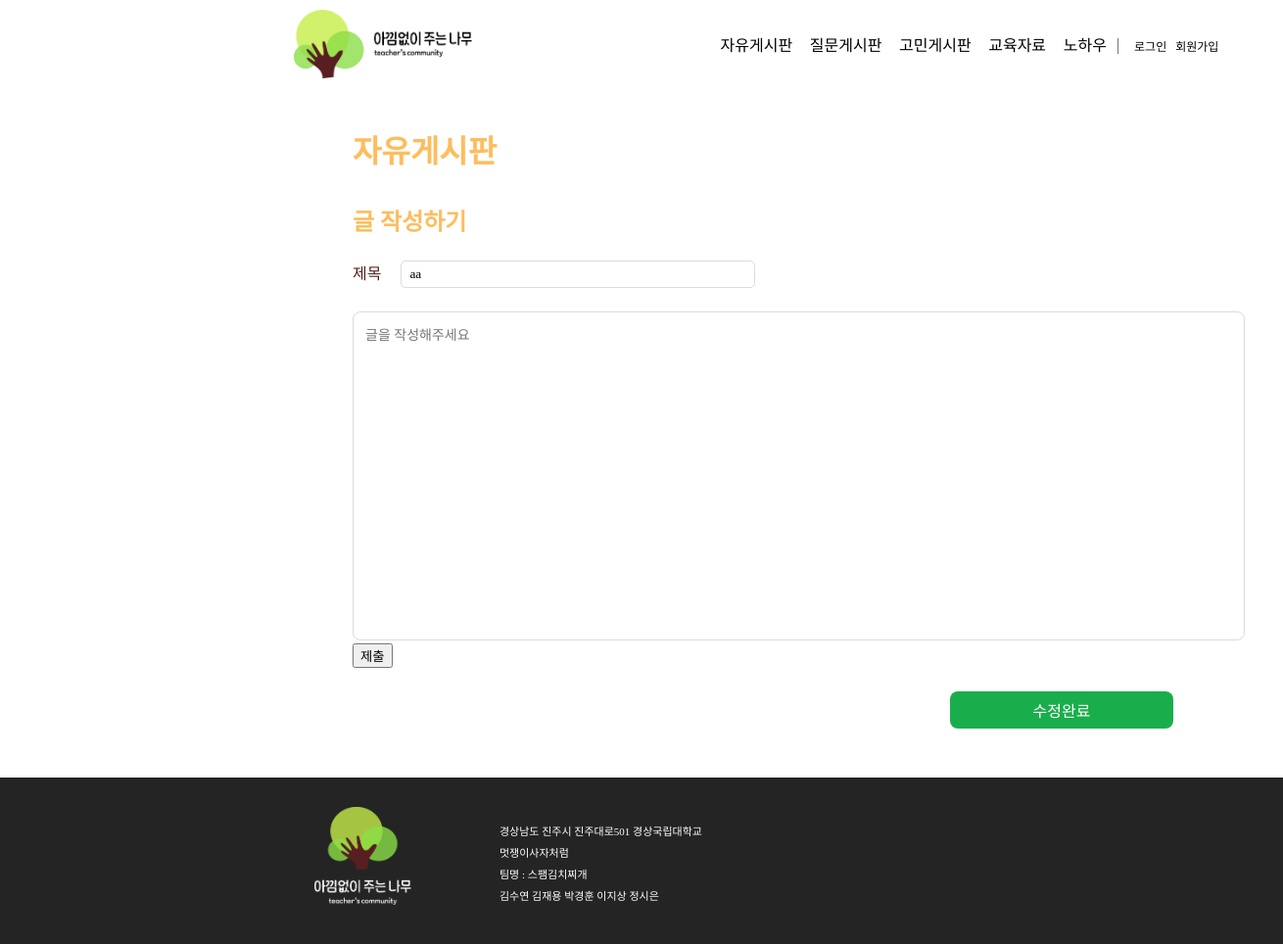
Before: /free_modify/1 with the older database file.
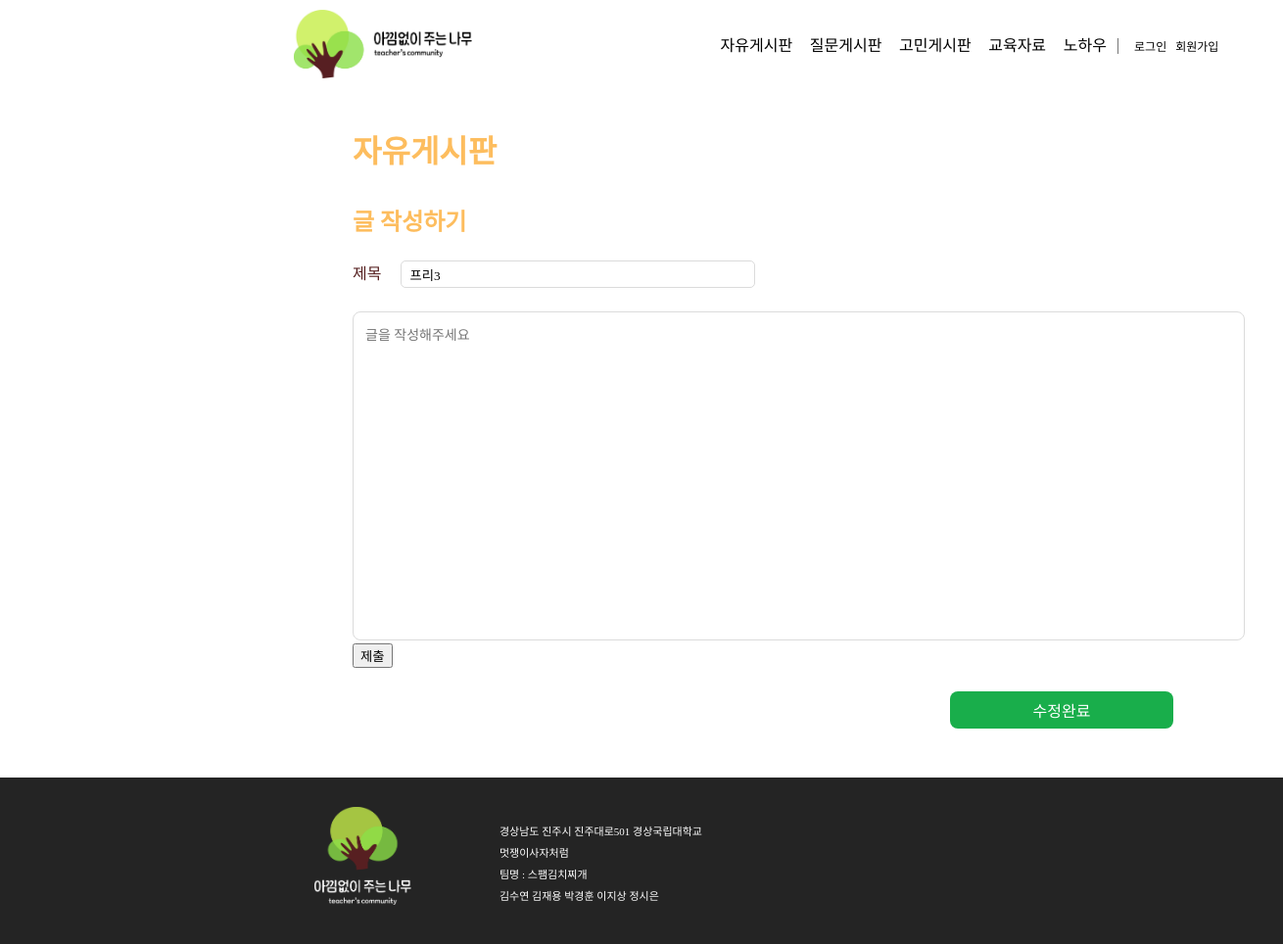
After: the same page with the newer database file.
### teacher_community/models.py (models this page shows, shortened)
class Post(models.Model):
    author = models.ForeignKey(Teacher, related_name='post_author', on_delete=models.CASCADE)
    title = models.CharField(max_length=255)
    content = models.TextField()
    created_at = models.DateTimeField(auto_now_add=True)
    updated_at = models.DateTimeField(auto_now=True)
    views = models.PositiveIntegerField(default=0)  # 조회수 필드 추가
    category = models.CharField(max_length=10)
    file = models.FileField(upload_to='post_files/', blank=True, null=True)  # 파일 첨부 필드
    class Meta:
        ordering = ['-created_at']  # 최신 글이 먼저 오도록 정렬

### teacher_community/views.py (the view)
# urls.py: path('free_modify/<int:post_id>', views.free_modify, name='free_modify'),
def free_modify(request, post_id):
    post_detail = get_object_or_404(Post, pk = post_id)
    return render(request, 'free_modify.html', {'post_detail':post_detail})

### templates/free_modify.html (shortened to what this page needs)
{% extends 'nav_footer.html' %}
{% load static %}
{% block content %}
<!DOCTYPE html>
<html lang="ko">
<head>
    <link rel="stylesheet" href="{% static 'css/writepage.css' %}">
</head>
<body>
    <div class="write_wrapper">
        <div class="Title">
            <h2>자유게시판</h2>
        </div>
        <div class="Write">
            <h4>글 작성하기</h4>
        </div>
        <form action="{% url 'create_post' %}" method="post">
            <div class="title2">
                <dt>
                    <p class="title3">제목</p>
                    <dd><input class="titlebox" type="text" placeholder="제목입력" name="title" value="{{post_detail.title}}"></dd>
                </dt>
            </div>
            <div class="WriteForm">
                <textarea class="writeform" placeholder="글을 작성해주세요" cols="110" rows="20" name="content"></textarea>
            </div>
            <input type="submit" value="제출">
            <button><p>수정완료</p></button>
        </form>
    </div>
</body>
</html>
{% endblock %}

Changed rows visible on the page:
changed Post: title "aa" → "프리3"
